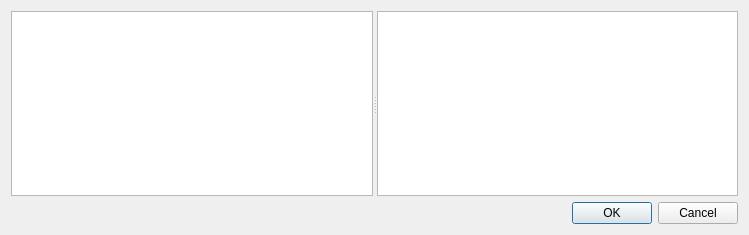
<?xml version="1.0" encoding="UTF-8"?>
<ui version="4.0">
 <class>MyResourceViewDialog</class>
 <widget class="QDialog" name="MyResourceViewDialog">
  <property name="geometry">
   <rect>
    <x>0</x>
    <y>0</y>
    <width>749</width>
    <height>235</height>
   </rect>
  </property>
  <property name="windowTitle">
   <string>Select Resource</string>
  </property>
  <layout class="QVBoxLayout" name="verticalLayout">
   <item>
    <widget class="QSplitter" name="splitter">
     <property name="orientation">
      <enum>Qt::Horizontal</enum>
     </property>
     <widget class="QTreeWidget" name="treeWidget">
      <attribute name="headerVisible">
       <bool>false</bool>
      </attribute>
      <column>
       <property name="text">
        <string notr="true">1</string>
       </property>
      </column>
     </widget>
     <widget class="QListWidget" name="listWidget">
      <property name="iconSize">
       <size>
        <width>48</width>
        <height>48</height>
       </size>
      </property>
      <property name="gridSize">
       <size>
        <width>64</width>
        <height>64</height>
       </size>
      </property>
      <property name="viewMode">
       <enum>QListView::IconMode</enum>
      </property>
     </widget>
    </widget>
   </item>
   <item>
    <widget class="QDialogButtonBox" name="buttonBox">
     <property name="standardButtons">
      <set>QDialogButtonBox::Cancel|QDialogButtonBox::Ok</set>
     </property>
    </widget>
   </item>
  </layout>
 </widget>
 <resources/>
 <connections/>
</ui>
